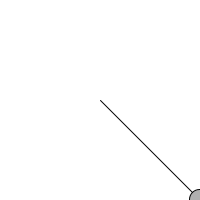
Frame 1 (no input)
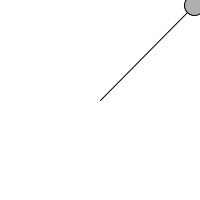
Frame 60 (the mouse pressed at the canvas centre just before this capture)
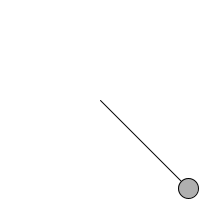
Frame 120 (the mouse held since frame 60 and released just before this capture)

The Processing sketch that drew these frames (run headless with seeded random() and noise(); from frame 60 on, the mouse is pressed at the canvas centre):

// Processing sketch: simpleharmonicmotion_dampened_xy
// ── simpleharmonicmotion_dampened_xy.pde
void setup() {
  size(200, 200);
}

float period = 60;
float amplitude = 100;

void draw() {
  background(255);

  float x = amplitude * cos(TWO_PI * frameCount / period);
  float y = amplitude * cos(PI * frameCount / period);
  stroke(0);
  fill(175);
  translate(width/2, height/2);
  line(0, 0, x, y);
  ellipse(x, y, 20, 20);
  amplitude-=0.1;
  amplitude = constrain(amplitude, 0, 100);
}
